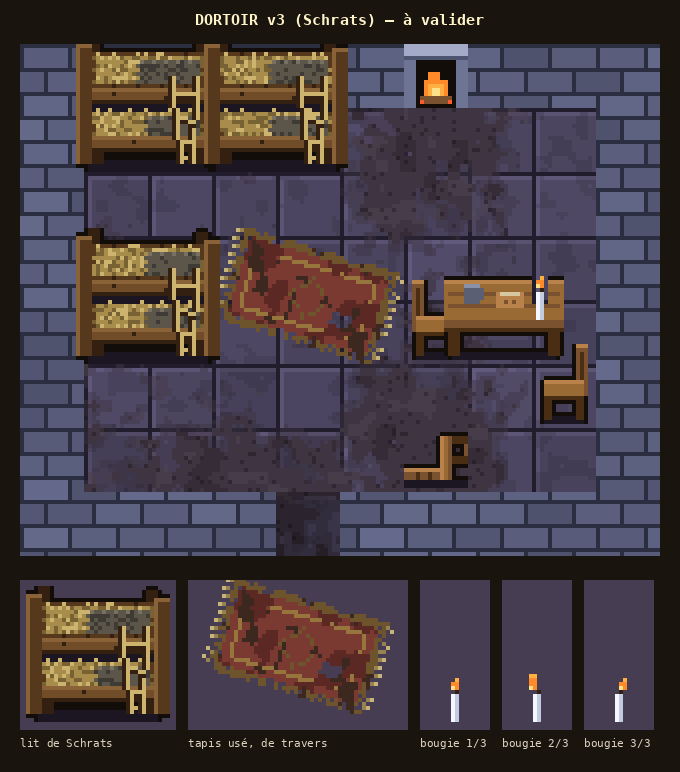

Recreate this plot in Python.
"""Dortoir v3 (Thomas, 2026-11-11, sur la v2 : « Les Schrats, c'est des espèces de gobelins. Faut quelque chose de plus
modeste. Moins propre, bois massif, sans matelas mais paillasse. Des échelles irrégulières. Attention à l'angle : la
caméra n'est ni exactement en face, ni au-dessus. Table ok, bougie : pense à l'animer. Chaise TB. Tapis : le mettre de
travers, en biais ; tapis naze et sale »).

Angle : vue de 3/4 plongeante : on voit autant le dessus des meubles que leur face avant ; les montants de derrière
dépassent derrière la couchette du haut. Sol B (validé). Écrit art/dortoir_v3.png. Lancer depuis la racine du dépôt.
"""
import os, sys
sys.path.insert(0, os.path.dirname(os.path.abspath(__file__)))
import numpy as np
from PIL import Image, ImageDraw
from pix import hash2, grid, to_img, up, font, outline_mask, fbm
from sols_v1 import floor_b
from dortoir_v2 import Sprite, C, T, OUT, walls, table, chair, chair_fallen, hearth

C.update({
    "oak_d": (52, 32, 16, 255), "oak": (86, 56, 28, 255), "oak_l": (112, 76, 40, 255), "oak_h": (138, 98, 56, 255),
    "hay_d": (120, 98, 52, 255), "hay": (168, 140, 76, 255), "hay_l": (204, 180, 110, 255),
    "rag_d": (62, 58, 52, 255), "rag": (92, 86, 74, 255), "rag_l": (120, 112, 96, 255),
    "dirt": (58, 44, 34, 255),
})


def straw_pallet(s, x0, y0, w, h, seed):
    """Paillasse : un tas de paille irrégulier (bords qui débordent), une vieille couverture grise froissée dessus."""
    for y in range(y0, y0 + h):
        for x in range(x0 - 1, x0 + w + 1):
            edge = x < x0 or x >= x0 + w
            r = hash2(x, y, seed)
            if edge and r > 0.45:
                continue
            c = "hay_l" if r > 0.8 else "hay" if r > 0.3 else "hay_d"
            s.p(x, y, c)
    # Brins qui dépassent en haut.
    for i in range(6):
        x = x0 + int(hash2(i, 9, seed) * w)
        s.p(x, y0 - 1, "hay_l")
    # Couverture froissée sur la moitié droite, plis plus sombres.
    cw = w // 2 + int(hash2(1, 1, seed) * 4)
    cx = x0 + w - cw - 1
    for y in range(y0 + 1, y0 + h):
        for x in range(cx + (y - y0) % 2, x0 + w):
            s.p(x, y, "rag" if hash2(x, y, seed + 1) > 0.25 else "rag_d")
    for x in range(cx + 1, x0 + w, 3):
        s.p(x, y0 + 1, "rag_l")


def bunk_v3(seed=1):
    """Lit superposé de Schrats : bois massif, paillasses, échelle de guingois. 2 cases × 1, déborde de 16 pixels."""
    s = Sprite(36, 34)
    s.r(3, 31, 30, 3, "shadow")
    # Montants de derrière (on les voit dépasser au-dessus de la couchette du haut).
    s.r(3, 0, 3, 8, "oak_d").r(30, 1, 3, 7, "oak_d")
    # Couchette du HAUT : plateau de planches (dessus vu de haut), paillasse, puis la poutre de face.
    s.r(3, 4, 30, 9, "oak")
    for x in range(3, 33, 6):
        s.r(x, 4, 1, 9, "oak_d")
    straw_pallet(s, 5, 5, 26, 7, seed)
    s.r(2, 13, 32, 4, "oak_l").r(2, 13, 32, 1, "oak_h").r(2, 16, 32, 1, "oak_d")
    s.p(9, 14, "oak_d").p(22, 15, "oak_d")  # nœuds du bois
    # Dessous : ombre (on devine l'étage du bas).
    s.r(4, 17, 28, 3, "shadow")
    # Couchette du BAS.
    s.r(3, 19, 30, 6, "oak")
    straw_pallet(s, 5, 19, 26, 6, seed + 7)
    s.r(2, 25, 32, 4, "oak_l").r(2, 25, 32, 1, "oak_h").r(2, 28, 32, 1, "oak_d")
    s.p(14, 26, "oak_d").p(27, 27, "oak_d")
    # Pieds trapus.
    s.r(3, 29, 4, 3, "oak_d").r(29, 29, 4, 3, "oak_d")
    # Montants de devant, épais, un peu inégaux.
    s.r(0, 2, 4, 30, "oak").r(0, 2, 1, 30, "oak_h").r(0, 2, 4, 1, "oak_h")
    s.r(32, 3, 4, 29, "oak").r(32, 3, 1, 29, "oak_h").r(32, 3, 4, 1, "oak_h")
    # Échelle de guingois, posée contre la couchette du haut : deux montants qui ne sont pas parallèles,
    # barreaux à des hauteurs inégales, un barreau cassé.
    for y in range(10, 32):
        for x in (24 + (y - 10) // 8, 30 - (y - 10) // 11):
            s.p(x - 1, y, "oak_d").p(x, y, "hay_l")
    for y, tilt in ((14, 0), (20, 1), (26, 0)):
        for x in range(25 + (y - 10) // 8, 30 - (y - 10) // 11):
            s.p(x, y + (tilt if x > 27 else 0), "hay_l").p(x, y + 1 + (tilt if x > 27 else 0), "oak_d")
    s.p(26, 30, "hay_l").p(27, 30, "hay_l")  # barreau du bas, cassé
    return s.done()


def shabby_rug(angle=-17):
    """Tapis usé et sale, posé de travers : rouge passé, bordure ocre ébréchée, taches, un trou, franges effilochées."""
    w, h = 40, 24
    a = np.zeros((h, w, 4), np.uint8)
    red, red_d, ochre, ochre_d, stain = (122, 58, 50), (92, 40, 36), (150, 118, 60), (110, 84, 44), (60, 40, 30)
    xs, ys = grid(w, h)
    body = np.ones((h, w), bool)
    a[body] = red + (255,)
    border = (xs < 2) | (xs >= w - 2) | (ys < 2) | (ys >= h - 2)
    a[border] = ochre_d + (255,)
    inner = ((xs == 4) | (xs == w - 5)) & (ys >= 4) & (ys < h - 4) | ((ys == 4) | (ys == h - 5)) & (xs >= 4) & (xs < w - 4)
    a[inner] = ochre + (255,)
    # Motif passé au centre.
    cx, cy = w // 2, h // 2
    dia = (np.abs(xs - cx) + np.abs(ys - cy)) == 5
    a[dia] = ochre_d + (255,)
    # Décoloration et taches (bruit).
    fade = fbm(xs, ys, 6, 301, 2)
    a[(fade > 0.62) & ~border] = red_d + (255,)
    blot = fbm(xs, ys, 4, 302, 2) > 0.7
    a[blot] = stain + (255,)
    # Un trou (on voit le sol), bords effilochés, franges.
    hole = ((xs - 29) ** 2 / 9 + (ys - 15) ** 2 / 4) < 1
    a[hole] = 0
    ragged = border & (hash2(xs.astype(int), ys.astype(int), 303) > 0.8)
    a[ragged] = 0
    im = Image.fromarray(a, "RGBA")
    fr = Image.new("RGBA", (w + 6, h), (0, 0, 0, 0))
    fr.alpha_composite(im, (3, 0))
    d = ImageDraw.Draw(fr)
    for y in range(1, h - 1, 2):
        if hash2(y, 1, 304) > 0.3:
            d.point((1, y), (200, 180, 120, 255)); d.point((2, y), (150, 130, 80, 255))
        if hash2(y, 2, 304) > 0.3:
            d.point((w + 4, y), (200, 180, 120, 255)); d.point((w + 3, y), (150, 130, 80, 255))
    return fr.rotate(angle, resample=Image.NEAREST, expand=True)


def candle_frames():
    """Bougie de la table, 3 images qui alternent : la flamme se penche et grandit un peu."""
    frames = []
    for f in range(3):
        s = Sprite(6, 12)
        s.r(2, 5, 2, 7, "sheet_s").r(2, 5, 1, 7, "sheet_w").p(3, 4, "oak_d")
        dx = (0, -1, 1)[f]
        tall = (0, 1, 0)[f]
        s.r(2 + dx, 2 - tall, 2, 2 + tall, "fire").p(2 + dx, 3, "fire_y").p(3 + dx, 1 - tall, "fire_l")
        s.p(2 + dx, 0, "fire_l") if f == 1 else None
        frames.append(s)
    return frames


def table_v3(frame=0):
    """La table validée, avec la bougie animée (image `frame`)."""
    t = table()
    t.a[0:8, 22:26] = 0  # efface l'ancienne bougie
    c = candle_frames()[frame].a
    m = c[..., 3] > 0
    t.a[0:12, 21:27][m[:, :6]] = c[m]
    return t


if __name__ == "__main__":
    IW, IH = 8, 6
    W, H = (IW + 2) * T, (IH + 2) * T
    xs, ys = grid(W, H)
    base = walls(IW, IH)
    fl = floor_b(xs, ys)
    base[T:T + IH * T, T:T + IW * T] = fl[T:T + IH * T, T:T + IW * T]
    base[(IH + 1) * T:, 4 * T:5 * T] = fl[(IH + 1) * T:, 4 * T:5 * T] * 0.7
    room = to_img(base).convert("RGBA")

    def put(sprite, cx, cy, ox=0, oy=0):
        im = sprite.img() if hasattr(sprite, "img") else sprite
        room.alpha_composite(im, (cx * T + ox, cy * T + T - im.height + oy))

    rug = shabby_rug()
    room.alpha_composite(rug, (3 * T - 2, 3 * T - 4))
    room.alpha_composite(hearth().img(), (6 * T, 0))
    put(bunk_v3(1), 1, 1, ox=-2, oy=0)
    put(bunk_v3(2), 3, 1, ox=-2, oy=0)
    put(bunk_v3(3), 1, 4, ox=-2, oy=0)
    put(chair("right"), 6, 4, ox=2, oy=-1)
    put(table_v3(0), 7, 4, ox=-6, oy=-1)
    put(chair("left"), 8, 5, ox=2, oy=-1)
    put(chair_fallen(), 6, 6, ox=0, oy=-1)

    S = 4
    big = up(room.convert("RGB"), S)
    sheet = Image.new("RGB", (big.width + 40, 50 + big.height + 24 + 186), (26, 20, 14))
    d = ImageDraw.Draw(sheet)
    d.text((sheet.width // 2, 20), "DORTOIR v3 (Schrats) — à valider", fill=(255, 243, 200), font=font(15), anchor="mm")
    sheet.paste(big, (20, 44))
    x, y = 20, 44 + big.height + 24
    pieces = [("lit de Schrats", bunk_v3(1).img()), ("tapis usé, de travers", rug)]
    pieces += [(f"bougie {i + 1}/3", c.img()) for i, c in enumerate(candle_frames())]
    for label, im in pieces:
        im = up(im, 4)
        bw = max(im.width + 12, 70)
        bg = Image.new("RGB", (bw, 150), (70, 61, 82))
        bg.paste(im, ((bw - im.width) // 2, 150 - im.height - 8), im)
        sheet.paste(bg, (x, y))
        d.text((x, y + 156), label, fill=(220, 210, 190), font=font(11, False))
        x += bw + 12
    sheet.save("art/dortoir_v3.png")
    print(sheet.size)
